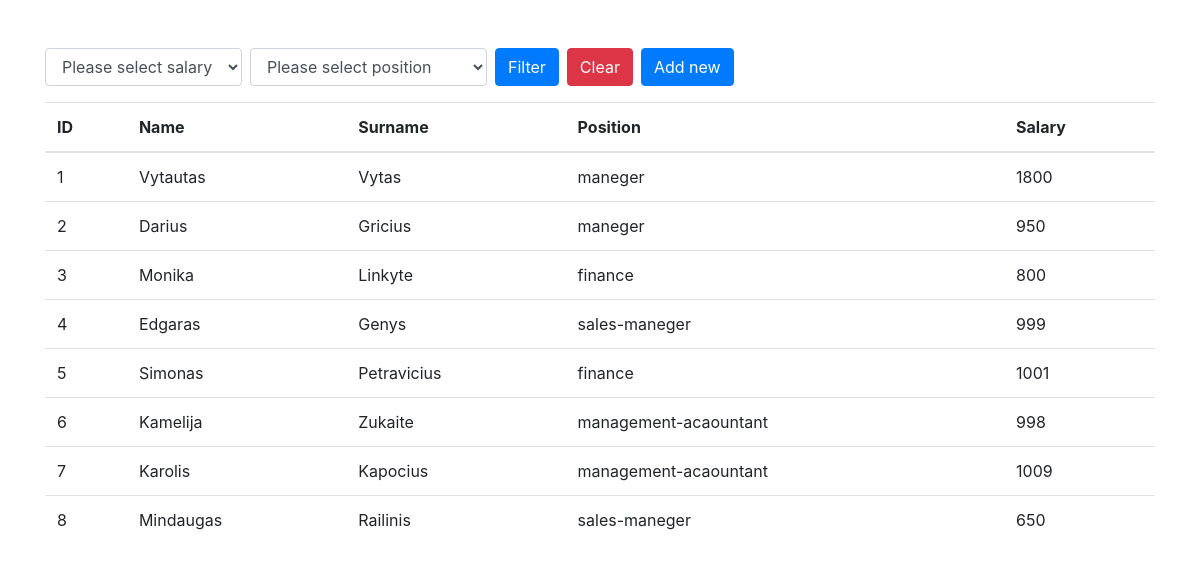
The page / on the database its author committed.
### tables this page shows
CREATE TABLE IF NOT EXISTS `employees` (
  `id` int(11) unsigned NOT NULL AUTO_INCREMENT,
  `name` varchar(50) NOT NULL,
  `surname` varchar(50) NOT NULL,
  `position_id` tinyint(3) unsigned NOT NULL,
  `salary` decimal(10,0) NOT NULL,
  PRIMARY KEY (`id`),
  KEY `FK_employees_positions` (`position_id`),
  CONSTRAINT `FK_employees_positions` FOREIGN KEY (`position_id`) REFERENCES `positions` (`id`)
);

### src/pages/index.php (called while the page is built, shortened)
<?php
$query = 'SELECT
	`employees`.`id`,
	`employees`.`name`,
	`employees`.`surname`,
	`employees`.`salary`,
	`positions`.`name` AS \'position\'
FROM `employees`
JOIN `positions` ON `positions`.`id` = `employees`.`position_id`';
$stmt = $dbh->prepare($query);
$stmt->execute();
$employees = $stmt->fetchAll(PDO::FETCH_OBJ);
require ROOT_PATH . '/views/index.php';

### public/index.php (called while the page is built, shortened)
<?php
require ROOT_PATH . '/src/functions.php';
require ROOT_PATH . '/src/app.php';

### src/functions.php (the view, shortened to what this page needs)
<?php
if (function_exists('show') == FALSE) {
	function show($value = '') {
		echo htmlspecialchars($value);
	}
}

### src/app.php (shortened to what this page needs)
<?php
$dsn = sprintf('mysql:host=%s;dbname=%s', env('DB_HOST'), env('DB_DATABASE'));
$dbh = new PDO($dsn, env('DB_USERNAME'), env('DB_PASSWORD'));
$dbh->setAttribute(PDO::ATTR_ERRMODE, PDO::ERRMODE_EXCEPTION);
$dbh->setAttribute(PDO::MYSQL_ATTR_INIT_COMMAND, 'SET NAMES utf8');
$page = isset($_GET['page']) ? $_GET['page'] : FALSE;
switch ($page) {
	default:
		require ROOT_PATH . '/src/pages/index.php';
		break;
}

### views/index.php (shortened to what this page needs)
<!doctype html>
<html lang="en">
<head>
	<link rel="stylesheet" href="https://stackpath.bootstrapcdn.com/bootstrap/4.4.0/css/bootstrap.min.css">
</head>
<body>
	<div class="container mt-5">
		<form class="form-inline mb-3" method="GET">
			<div class="form-group mr-2">
				<select class="form-control" name="salary">
					<option<?php echo !isset($_GET['salary']) ? ' selected="selected"' : ''; ?> disabled="disabled">
						Please select salary
					</option>
				</select>
			</div>
			<div class="form-group mr-2">
				<select class="form-control" name="position">
					<option<?php echo !isset($_GET['position']) ? ' selected="selected"' : ''; ?> disabled="disabled">
						Please select position
					</option>
				</select>
			</div>
			<button type="submit" class="btn btn-primary mr-2">Filter</button>
			<a href="./index.php" class="btn btn-danger mr-2">Clear</a>
			<button type="button" class="btn btn-primary " data-toggle="modal" data-target="#exampleModal" >Add new</button>
		</form>
		<table class="table">
			<thead>
				<tr>
					<th>ID</th>
					<th>Name</th>
					<th>Surname</th>
					<th>Position</th>
					<th>Salary</th>
				</tr>
			</thead>
			<tbody>
				<?php foreach ($employees as $employee): ?>
				<tr>
					<td><?php show($employee->id); ?></td>
					<td><?php show($employee->name); ?></td>
					<td><?php show($employee->surname); ?></td>
					<td><?php show($employee->position); ?></td>
					<td><?php show($employee->salary); ?></td>
				</tr>
				<?php endforeach;?>
			</tbody>
		</table>
	</div>
</body>
</html>

### rows shown on the page
employees: id "1 Vytautas Vytas maneger 1800"
employees: id "2 Darius Gricius maneger 950"
employees: id "3 Monika Linkyte finance 800"
employees: id "4 Edgaras Genys sales-maneger 999"
employees: id "5 Simonas Petravicius finance 1001"
employees: id "6 Kamelija Zukaite management-acaountant 998"
employees: id "7 Karolis Kapocius management-acaountant 1009"
employees: id "8 Mindaugas Railinis sales-maneger 650"
